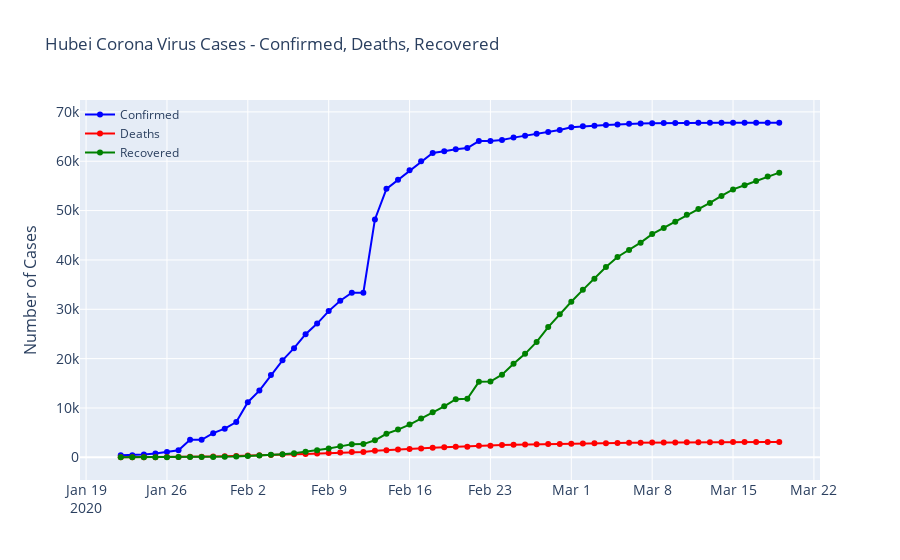

Notebook cell for this chart:
### Code cell
plot_covid19_trends(hubei_combined_df, 'Hubei Corona Virus Cases - Confirmed, Deaths, Recovered')
